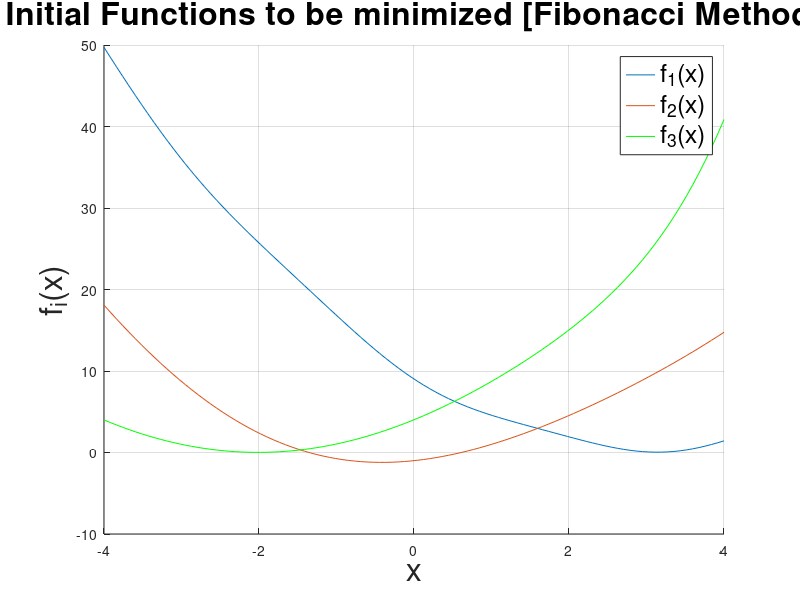

Here is the MATLAB script that generated this plot: (Note: this script raises an error after producing the figure.)
% Amarantidou Efthymia 
% AEM: 9762
% Project [1]

clear;
close all;
clc;

%% Initialize functions 
set(groot,'defaultAxesXGrid','on')
set(groot,'defaultAxesYGrid','on')

x = linspace(-4, 4);

f1 = @(x) (x-3).^2 + (sin(x+3)).^2;
f2 = @(x) (x-1).*cos(x./2) + x.^2;
f3 = @(x) (x+2).^2 + exp(x-2).*sin(x+3);

functions = figure('Name', 'Initial Functions', 'NumberTitle', 'off');
hold on
plot(x, f1(x));
plot(x, f2(x));
plot(x, f3(x), 'g');
title('Initial Functions to be minimized [Fibonacci Method]',  'FontSize', 23);
legend('f_{1}(x)', 'f_{2}(x)', 'f_{3}(x)',  'FontSize', 18);
xlabel('x',  'FontSize', 23);
ylabel('f_{i}(x)', 'FontSize', 23);
grid on

%% Problem 3 - Fibonacci Method

l = [1e-1 5e-2 1e-2];
minimum = zeros(size(l, 2), 3);
n = zeros(1, size(l, 2));
function_calculations = zeros(size(l, 2), 3);
e = 1e-3;

a = -4;
b = 4;


for i=1:size(l, 2)
    
    [n(i), fibonacci_array] = find_n(l(i), a, b);
    
    [minimum(i, 1), ak1, bk1, function_calculations(i, 1)] = fibonacci_method(f1, l(i), e, a, b, n(i), fibonacci_array);
    [minimum(i, 2), ak2, bk2, function_calculations(i, 2)] = fibonacci_method(f2, l(i), e, a, b, n(i), fibonacci_array);
    [minimum(i, 3), ak3, bk3, function_calculations(i, 3)] = fibonacci_method(f3, l(i), e, a, b, n(i), fibonacci_array);
    
    f1_intervals = figure('Name', 'f1 Intervals', 'NumberTitle', 'off');
    hold on;
    plot(ak1);
    plot(bk1);
    title(['Limits in each iteration for l = ' num2str(l(i)) ' [f_{1}(x)]'], 'FontSize', 23)
    xlabel('k', 'FontWeight','bold', 'FontSize', 23)
    ylabel('ak/ bk', 'FontWeight','bold', 'FontSize', 23)
    legend('ak', 'bk', 'FontSize', 23);
    hold off;

    f2_intervals = figure('Name', 'f2 Intervals', 'NumberTitle', 'off');
    hold on;
    plot(ak2);
    plot(bk2);
    title(['Limits in each iteration for l = ' num2str(l(i)) ' [f_{2}(x)]'], 'FontSize', 23)
    xlabel('k', 'FontWeight','bold', 'FontSize', 23)
    ylabel('ak/ bk', 'FontWeight','bold', 'FontSize', 23)
    legend('ak', 'bk', 'FontSize', 23);
    hold off;
    
    f3_intervals = figure('Name', 'f3 Intervals', 'NumberTitle', 'off');
    hold on;
    plot(ak3);
    plot(bk3);
    title(['Limits in each iteration for l = ' num2str(l(i)) ' [f_{3}(x)]'], 'FontSize', 23)
    xlabel('k', 'FontWeight','bold', 'FontSize', 23)
    ylabel('ak/ bk', 'FontWeight','bold', 'FontSize', 23)
    legend('ak', 'bk', 'FontSize', 23);
    hold off;
end

symbol = ['*' 'o' 'x'];

for iteration=1:size(l, 2)
    figure(functions);
    plot(minimum(iteration,1), f1(minimum(iteration,1)), ['m' symbol(iteration)])
    plot(minimum(iteration,2), f2(minimum(iteration,2)), ['c' symbol(iteration)])
    plot(minimum(iteration,3), f3(minimum(iteration,3)), ['k' symbol(iteration)])
    legend('f1(x)', 'f2(x)', 'f3(x)', 'x1*', 'x2*', 'x3*', 'FontSize', 18);
end

function [n, fibonacci_array] = find_n(l, a, b)
    fibonacci_array = [1 1];
    n = 2;
    while ((b - a) / l) > fibonacci(n+1)
        n = n + 1;
        fibonacci_array = [fibonacci_array fibonacci(n)];
    end
end
